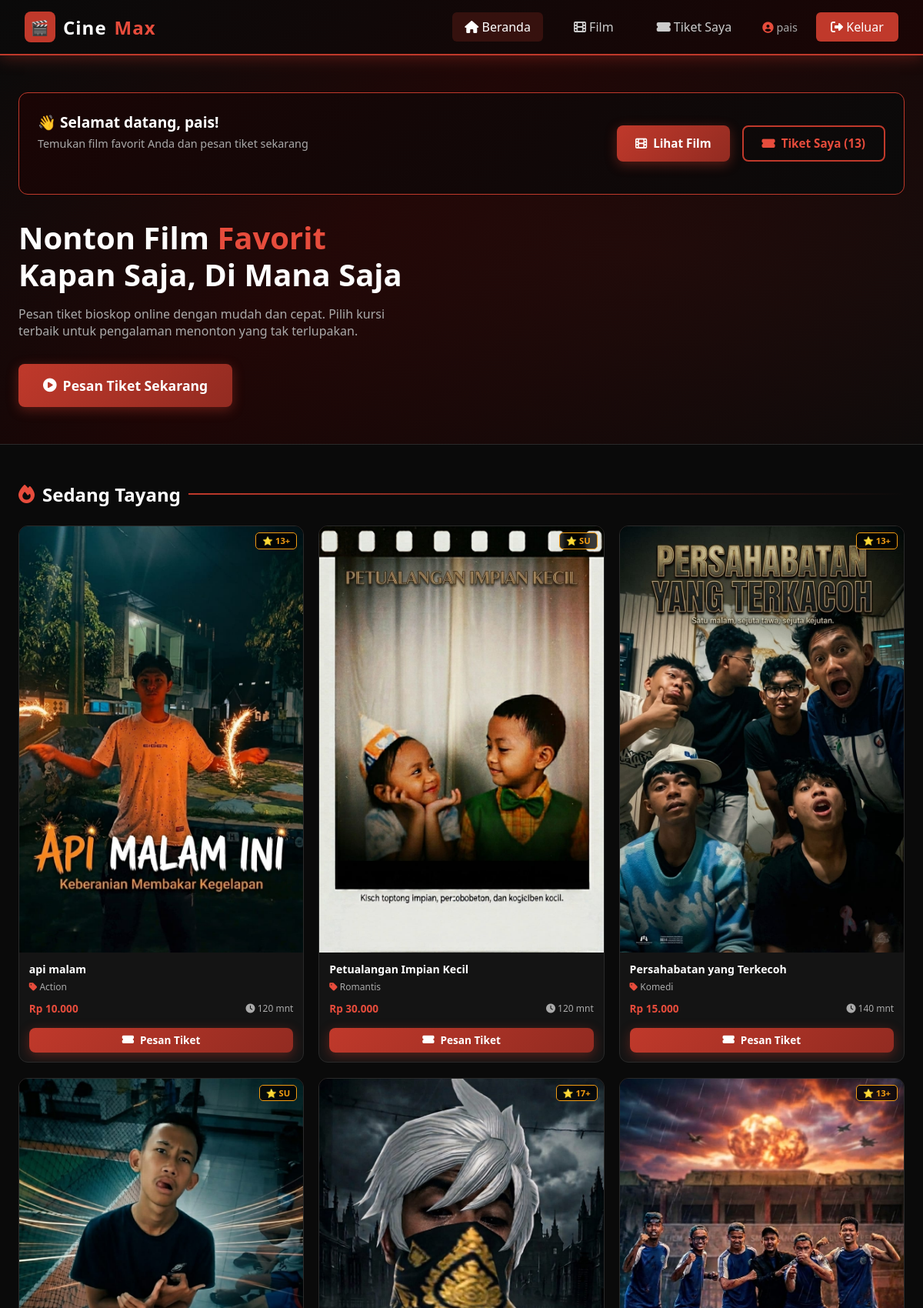
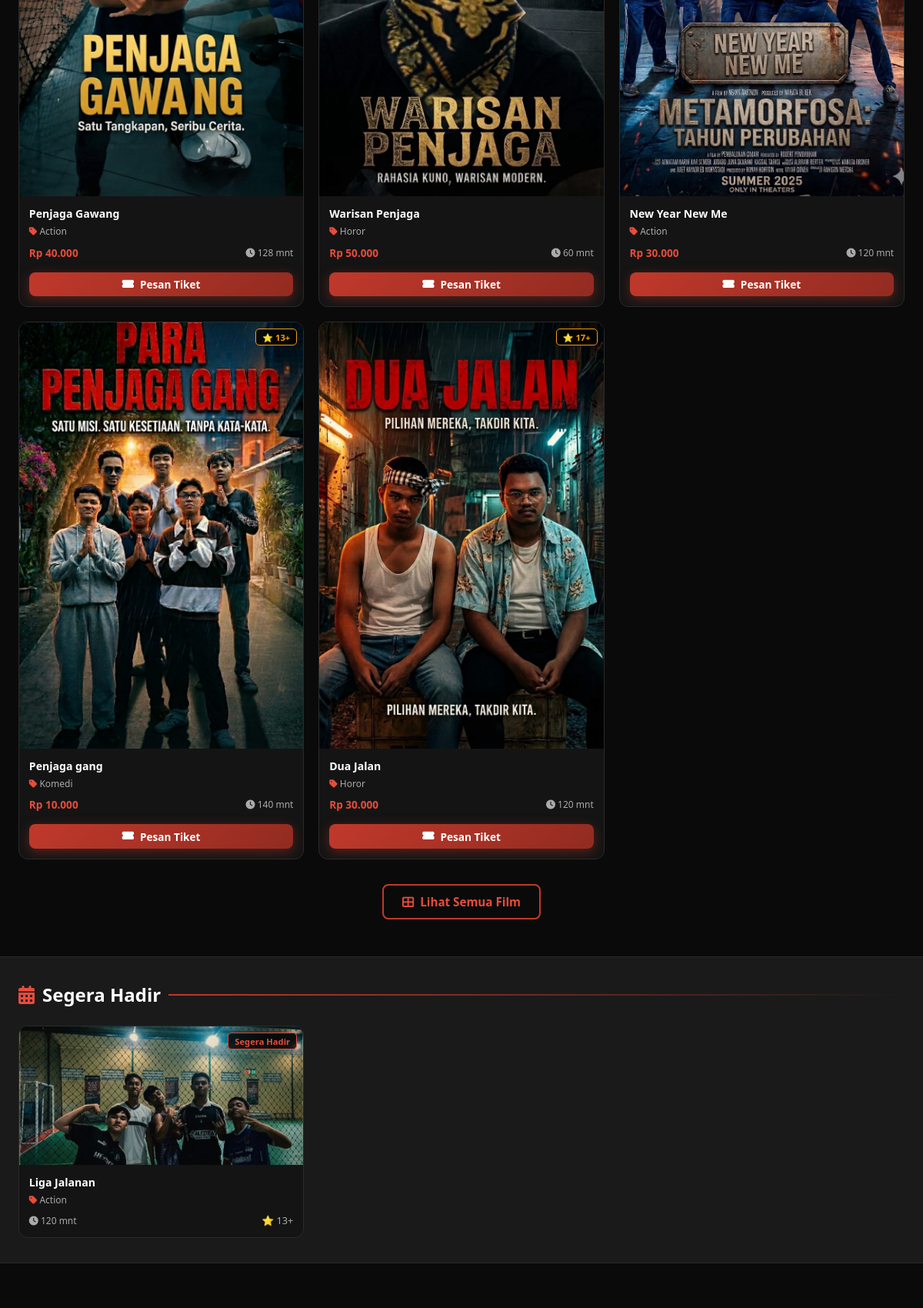
Screenshot of /bioskop/user/dashboard.php (signed in, upper part) with the database file from the repository (2 pictures, top to bottom).
### tables this page shows
CREATE TABLE `films` (
  `id` int(11) NOT NULL,
  `judul` varchar(200) NOT NULL,
  `genre` varchar(100) DEFAULT NULL,
  `durasi` int(11) DEFAULT NULL,
  `rating` varchar(10) DEFAULT NULL,
  `sinopsis` text DEFAULT NULL,
  `poster` varchar(255) DEFAULT NULL,
  `harga` decimal(10,2) DEFAULT 50000.00,
  `status` enum('tayang','akan_tayang','selesai') DEFAULT 'tayang',
  `created_at` timestamp NOT NULL DEFAULT current_timestamp()
);

### bioskop/user/dashboard.php (the view, shortened to what this page needs)
<?php
require_once '../config/database.php';
$films    = $conn->query("SELECT * FROM films WHERE status = 'tayang' ORDER BY id DESC LIMIT 8");
$upcoming = $conn->query("SELECT * FROM films WHERE status = 'akan_tayang' ORDER BY id DESC LIMIT 4");
$user_id     = $_SESSION['user_id'];
$total_tiket = $conn->query("SELECT COUNT(*) as total FROM pemesanan WHERE user_id = $user_id")->fetch_assoc()['total'];
include '../includes/header.php';
?>
<section class="hero">
    <div class="container">
        <div class="hero-content">
            <div class="welcome-card">
                <div class="welcome-text">
                    <h3>👋 Selamat datang, <?= htmlspecialchars($_SESSION['user_nama']) ?>!</h3>
                    <p>Temukan film favorit Anda dan pesan tiket sekarang</p>
                </div>
                <div class="d-flex gap-2">
                    <a href="films.php" class="btn btn-primary">
                        <i class="fas fa-film"></i> Lihat Film
                    </a>
                    <a href="my-tickets.php" class="btn btn-outline">
                        <i class="fas fa-ticket-alt"></i> Tiket Saya (<?= $total_tiket ?>)
                    </a>
                </div>
            </div>
            <h1>Nonton Film <span>Favorit</span><br>Kapan Saja, Di Mana Saja</h1>
            <p>Pesan tiket bioskop online dengan mudah dan cepat. Pilih kursi terbaik untuk pengalaman menonton yang tak terlupakan.</p>
            <a href="films.php" class="btn btn-primary btn-lg">
                <i class="fas fa-play-circle"></i> Pesan Tiket Sekarang
            </a>
        </div>
    </div>
</section>
<section class="py-5">
    <div class="container">
        <h2 class="section-title">
            <i class="fas fa-fire" style="color:var(--primary-light)"></i> Sedang Tayang
        </h2>
        <div class="grid grid-4">
            <?php while ($film = $films->fetch_assoc()):
                $poster_path = '../assets/uploads/posters/' . ($film['poster'] ?? '');
            ?>
            <div class="film-card" onclick="window.location='film-detail.php?id=<?= $film['id'] ?>'">
                <div class="film-poster-placeholder">
                    <?php if (!empty($film['poster']) && file_exists($poster_path)): ?>
                    <img src="<?= htmlspecialchars($poster_path) ?>" alt="<?= htmlspecialchars($film['judul']) ?>">
                    <?php else: ?>🎬<?php endif; ?>
                    <span class="film-rating-badge">⭐ <?= htmlspecialchars($film['rating']) ?></span>
                </div>
                <div class="film-info">
                    <div class="film-title"><?= htmlspecialchars($film['judul']) ?></div>
                    <div class="film-genre">
                        <i class="fas fa-tag" style="color:var(--primary-light); font-size:0.75rem"></i>
                        <?= htmlspecialchars($film['genre']) ?>
                    </div>
                    <div class="film-meta">
                        <span class="film-price">Rp <?= number_format($film['harga'], 0, ',', '.') ?></span>
                        <span class="film-duration"><i class="fas fa-clock"></i> <?= $film['durasi'] ?> mnt</span>
                    </div>
                    <a href="film-detail.php?id=<?= $film['id'] ?>" class="btn btn-primary btn-block btn-sm mt-2">
                        <i class="fas fa-ticket-alt"></i> Pesan Tiket
                    </a>
                </div>
            </div>
            <?php endwhile; ?>
        </div>
        <div class="text-center mt-4">
            <a href="films.php" class="btn btn-outline">
                <i class="fas fa-th-large"></i> Lihat Semua Film
            </a>
        </div>
    </div>
</section>
<?php if ($upcoming->num_rows > 0): ?>
<section class="py-4" style="background: var(--bg-card2); border-top: 1px solid var(--border); border-bottom: 1px solid var(--border);">
    <div class="container">
        <h2 class="section-title">
            <i class="fas fa-calendar-alt" style="color:var(--primary-light)"></i> Segera Hadir
        </h2>
        <div class="grid grid-4">
            <?php while ($film = $upcoming->fetch_assoc()):
                $poster_path = '../assets/uploads/posters/' . ($film['poster'] ?? '');
            ?>
            <div class="film-card upcoming-film-card">
                <div class="film-poster-placeholder">
                    <?php if (!empty($film['poster']) && file_exists($poster_path)): ?>
                    <img src="<?= htmlspecialchars($poster_path) ?>" alt="<?= htmlspecialchars($film['judul']) ?>">
                    <?php else: ?>🎬<?php endif; ?>
                    <span class="film-rating-badge" style="background:rgba(0,0,0,0.75); border-color:var(--primary-light); color:var(--primary-light);">
                        Segera Hadir
                    </span>
                </div>
                <div class="film-info">
                    <div class="film-title"><?= htmlspecialchars($film['judul']) ?></div>
                    <div class="film-genre">
                        <i class="fas fa-tag" style="color:var(--primary-light); font-size:0.75rem"></i>
                        <?= htmlspecialchars($film['genre']) ?>
                    </div>
                    <div class="film-meta" style="margin-top:auto;">
                        <span class="film-duration"><i class="fas fa-clock"></i> <?= $film['durasi'] ?> mnt</span>
                        <span style="font-size:0.8rem; color:var(--text-gray);">⭐ <?= htmlspecialchars($film['rating']) ?></span>
                    </div>
                </div>
            </div>
            <?php endwhile; ?>
        </div>
    </div>
</section>
<?php endif; ?>
<?php include '../includes/footer.php'; ?>

### bioskop/assets/css/style.css (style rules this page uses)
:root { --primary: #c0392b; --primary-dark: #922b21; --primary-light: #e74c3c; --bg-dark: #0a0a0a; --bg-card: #141414; --bg-card2: #1a1a1a; --bg-input: #1e1e1e; --text-white: #ffffff; --text-gray: #aaaaaa; --text-light: #cccccc; --border: #2a2a2a; --border-red: #c0392b; --gold: #f39c12; --success: #27ae60; --shadow: 0 4px 20px rgba(192, 57, 43, 0.3); }
* { margin: 0; padding: 0; box-sizing: border-box; }
body { font-family: 'Segoe UI', Tahoma, Geneva, Verdana, sans-serif; background-color: var(--bg-dark); color: var(--text-white); min-height: 100vh; }
a { text-decoration: none; color: inherit; }
.btn { display: inline-flex; align-items: center; gap: 8px; padding: 0.7rem 1.5rem; border-radius: 8px; font-weight: 600; font-size: 0.95rem; cursor: pointer; border: none; transition: all 0.3s; text-decoration: none; }
.btn-primary { background: linear-gradient(135deg, var(--primary), var(--primary-dark)); color: white; box-shadow: 0 4px 15px rgba(192, 57, 43, 0.4); }
.btn-outline { background: transparent; color: var(--primary-light); border: 2px solid var(--primary); }
.btn-lg { padding: 1rem 2rem; font-size: 1.1rem; }
.btn-sm { padding: 0.4rem 1rem; font-size: 0.85rem; }
.btn-block { width: 100%; justify-content: center; }
.container { max-width: 1400px; margin: 0 auto; padding: 0 1.5rem; }
.grid { display: grid; gap: 1.2rem; }
.grid-4 { grid-template-columns: repeat(4, 1fr); }
@media (max-width: 1200px) { .grid-4 { grid-template-columns: repeat(3, 1fr); } }
.text-center { text-align: center; }
.d-flex { display: flex; }
.gap-2 { gap: 1rem; }
.mt-2 { margin-top: 1rem; }
.mt-4 { margin-top: 2rem; }
.py-4 { padding-top: 2rem; padding-bottom: 2rem; }
.py-5 { padding-top: 3rem; padding-bottom: 3rem; }

### bioskop/user/dashboard.php (style rules this page uses)
.hero { background: linear-gradient(135deg, #0a0a0a 0%, #1a0505 40%, #0a0a0a 100%); padding: 3rem 0; border-bottom: 1px solid var(--border); position: relative; overflow: hidden; }
.hero::before { content: ''; position: absolute; top: -50%; left: -50%; width: 200%; height: 200%; background: radial-gradient(ellipse at 60% 50%, rgba(192,57,43,0.08) 0%, transparent 60%); pointer-events: none; }
.hero-content { position: relative; z-index: 1; }
.hero h1 { font-size: 2.5rem; font-weight: 900; line-height: 1.2; margin-bottom: 1rem; }
.hero h1 span { color: var(--primary-light); }
.hero p { font-size: 1rem; color: var(--text-gray); margin-bottom: 2rem; max-width: 500px; }
.section-title { font-size: 1.5rem; font-weight: 800; margin-bottom: 1.5rem; display: flex; align-items: center; gap: 10px; }
.section-title::after { content: ''; flex: 1; height: 2px; background: linear-gradient(to right, var(--primary), transparent); }
.film-card { background: var(--bg-card); border: 1px solid var(--border); border-radius: 12px; overflow: hidden; transition: all 0.3s; cursor: pointer; display: flex; flex-direction: column; }
.film-poster-placeholder { position: relative; width: 100%; aspect-ratio: 2 / 3; background: linear-gradient(135deg, #1a0505, #2a0a0a); overflow: hidden; display: flex; align-items: center; justify-content: center; font-size: 3.5rem; flex-shrink: 0; }
.film-poster-placeholder img { position: absolute; inset: 0; width: 100%; height: 100%; object-fit: cover; display: block; }
.film-rating-badge { position: absolute; top: 8px; right: 8px; background: rgba(0,0,0,0.75); border: 1px solid var(--gold); color: var(--gold); padding: 0.15rem 0.5rem; border-radius: 5px; font-size: 0.7rem; font-weight: 700; z-index: 1; backdrop-filter: blur(4px); }
.film-info { padding: 0.8rem; flex: 1; display: flex; flex-direction: column; }
.film-title { font-size: 0.88rem; font-weight: 700; margin-bottom: 0.3rem; }
.film-genre { font-size: 0.75rem; color: var(--text-gray); margin-bottom: 0.6rem; }
.film-meta { display: flex; justify-content: space-between; align-items: center; margin-top: auto; }
.film-price { color: var(--primary-light); font-weight: 700; font-size: 0.85rem; }
.film-duration { color: var(--text-gray); font-size: 0.75rem; }
.welcome-card { background: linear-gradient(135deg, #1a0505, #0a0a0a); border: 1px solid var(--primary); border-radius: 12px; padding: 1.5rem; margin-bottom: 2rem; display: flex; align-items: center; justify-content: space-between; gap: 1rem; }
.welcome-card .welcome-text h3 { font-size: 1.2rem; margin-bottom: 0.3rem; }
.welcome-card .welcome-text p { color: var(--text-gray); font-size: 0.9rem; }
.upcoming-film-card .film-poster-placeholder { aspect-ratio: 3 / 4; max-height: 180px; }

### rows the page displays
films: poster (picture), rating "13+", judul "api malam", genre "Action", harga "10.000", durasi "120"
films: poster (picture), rating "SU", judul "Petualangan Impian Kecil", genre "Romantis", harga "30.000", durasi "120"
films: poster (picture), rating "13+", judul "Persahabatan yang Terkecoh", genre "Komedi", harga "15.000", durasi "140"
films: poster (picture), rating "SU", judul "Penjaga Gawang", genre "Action", harga "40.000", durasi "128"
films: poster (picture), rating "17+", judul "Warisan Penjaga", genre "Horor", harga "50.000", durasi "60"
films: poster (picture), rating "13+", judul "New Year New Me", genre "Action", harga "30.000", durasi "120"
films: poster (picture), rating "13+", judul "Penjaga gang", genre "Komedi", harga "10.000", durasi "140"
films: poster (picture), rating "17+", judul "Dua Jalan", genre "Horor", harga "30.000", durasi "120"
films: poster (picture), judul "Liga Jalanan", genre "Action", durasi "120", rating "13+"

### other values shown
$_SESSION['user_nama'] "pais"
$total_tiket "13"
